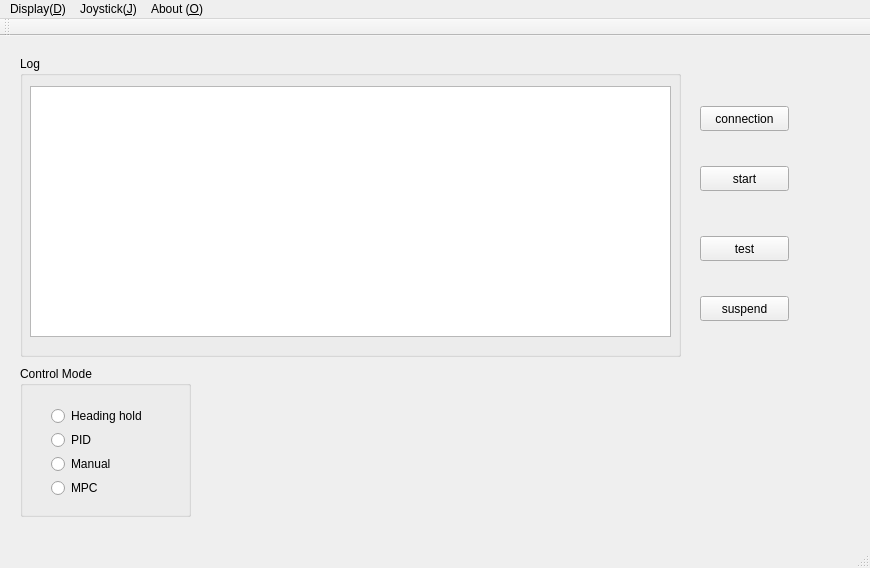
<?xml version="1.0" encoding="UTF-8"?>
<ui version="4.0">
 <class>MainWindow</class>
 <widget class="QMainWindow" name="MainWindow">
  <property name="geometry">
   <rect>
    <x>0</x>
    <y>0</y>
    <width>870</width>
    <height>568</height>
   </rect>
  </property>
  <property name="windowTitle">
   <string>Mr. SKLOE</string>
  </property>
  <widget class="QWidget" name="centralWidget">
   <widget class="QPushButton" name="PB_start">
    <property name="geometry">
     <rect>
      <x>700</x>
      <y>130</y>
      <width>89</width>
      <height>25</height>
     </rect>
    </property>
    <property name="text">
     <string>start</string>
    </property>
   </widget>
   <widget class="QGroupBox" name="Log_GB">
    <property name="geometry">
     <rect>
      <x>20</x>
      <y>20</y>
      <width>661</width>
      <height>301</height>
     </rect>
    </property>
    <property name="title">
     <string>Log</string>
    </property>
    <property name="flat">
     <bool>false</bool>
    </property>
    <widget class="QListView" name="listView_log">
     <property name="geometry">
      <rect>
       <x>10</x>
       <y>30</y>
       <width>641</width>
       <height>251</height>
      </rect>
     </property>
    </widget>
   </widget>
   <widget class="QPushButton" name="PB_connection">
    <property name="geometry">
     <rect>
      <x>700</x>
      <y>70</y>
      <width>89</width>
      <height>25</height>
     </rect>
    </property>
    <property name="text">
     <string>connection</string>
    </property>
   </widget>
   <widget class="QPushButton" name="PB_test">
    <property name="geometry">
     <rect>
      <x>700</x>
      <y>200</y>
      <width>89</width>
      <height>25</height>
     </rect>
    </property>
    <property name="text">
     <string>test</string>
    </property>
   </widget>
   <widget class="QPushButton" name="PB_suspend">
    <property name="geometry">
     <rect>
      <x>700</x>
      <y>260</y>
      <width>89</width>
      <height>25</height>
     </rect>
    </property>
    <property name="text">
     <string>suspend</string>
    </property>
   </widget>
   <widget class="QGroupBox" name="groupBox">
    <property name="geometry">
     <rect>
      <x>20</x>
      <y>330</y>
      <width>171</width>
      <height>151</height>
     </rect>
    </property>
    <property name="title">
     <string>Control Mode</string>
    </property>
    <widget class="QWidget" name="">
     <property name="geometry">
      <rect>
       <x>20</x>
       <y>30</y>
       <width>118</width>
       <height>112</height>
      </rect>
     </property>
     <layout class="QVBoxLayout" name="verticalLayout">
      <item>
       <widget class="QRadioButton" name="RB_headhold">
        <property name="text">
         <string>Heading hold</string>
        </property>
       </widget>
      </item>
      <item>
       <widget class="QRadioButton" name="RB_PID">
        <property name="text">
         <string>PID</string>
        </property>
       </widget>
      </item>
      <item>
       <widget class="QRadioButton" name="RB_manual">
        <property name="text">
         <string>Manual</string>
        </property>
       </widget>
      </item>
      <item>
       <widget class="QRadioButton" name="RB_MPC">
        <property name="text">
         <string>MPC</string>
        </property>
       </widget>
      </item>
     </layout>
    </widget>
   </widget>
  </widget>
  <widget class="QMenuBar" name="menuBar">
   <property name="geometry">
    <rect>
     <x>0</x>
     <y>0</y>
     <width>870</width>
     <height>22</height>
    </rect>
   </property>
   <widget class="QMenu" name="menuOpen">
    <property name="title">
     <string>Display(&amp;D)</string>
    </property>
    <addaction name="action2D"/>
    <addaction name="actionThruster_P"/>
   </widget>
   <widget class="QMenu" name="menuAbout_O">
    <property name="title">
     <string>About (&amp;O)</string>
    </property>
   </widget>
   <widget class="QMenu" name="menuJoystick">
    <property name="title">
     <string>Joystick(&amp;J)</string>
    </property>
    <addaction name="actionGamepad_G"/>
   </widget>
   <addaction name="menuOpen"/>
   <addaction name="menuJoystick"/>
   <addaction name="menuAbout_O"/>
  </widget>
  <widget class="QToolBar" name="mainToolBar">
   <attribute name="toolBarArea">
    <enum>TopToolBarArea</enum>
   </attribute>
   <attribute name="toolBarBreak">
    <bool>false</bool>
   </attribute>
  </widget>
  <widget class="QStatusBar" name="statusBar"/>
  <action name="action2D">
   <property name="text">
    <string>2D(&amp;T)</string>
   </property>
   <property name="shortcut">
    <string>Ctrl+T</string>
   </property>
  </action>
  <action name="actionThruster_P">
   <property name="text">
    <string>Thruster (&amp;P)</string>
   </property>
   <property name="shortcut">
    <string>Ctrl+P</string>
   </property>
  </action>
  <action name="actionGamepad_G">
   <property name="text">
    <string>Gamepad (&amp;G)</string>
   </property>
  </action>
 </widget>
 <layoutdefault spacing="6" margin="11"/>
 <resources/>
 <connections/>
</ui>
